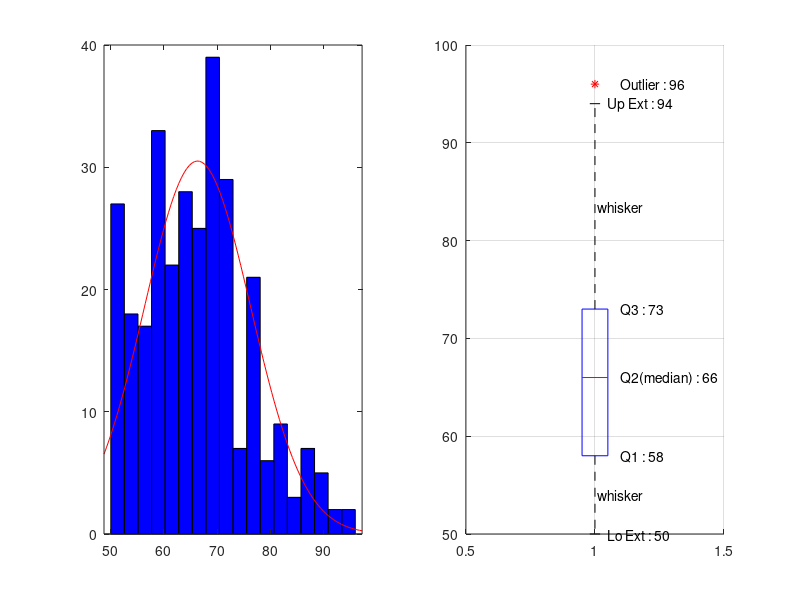

The MATLAB script that drew this image:
% 몇분전부터 대기를 해야 건조기를 사용할 수 있을까
%--------------------------------------------------------------------------------
% 건조기는 0~50까지 random, 만약 0이 되어도 내 세탁기가 안 끝났으면 소용 없음
% 내 앞에 사람이 없을 때는 건조기가 0이고 내 세탁기도 0일 때, 걸리는 시간을 구하면 됨
% 내 앞에 사람이 있다면 가장 시간이 적게 남은 건조기를 선택
% 내 앞에 대기타는 사람 인원 수 만큼 시간이 적게 남은 건조기 후보가 뒤로감.
% 건조기 시간이 끝났는데 가지러 오지 않는 사람 인원 수(건조기 개수 rand해서 random개수만큼 건조기들 선택)
% 가지러 오지 않는 사람들이 늦는 시간 0~5분 random
%---------------------------------------------------------------------------------

data=[50 78 56 72 55 50 66 50 68 60 56 69 68 55 65 68 67 54 70 70 60 86 50 62 52 64 55 56 58 72 73 76 78 70 50 58 60 64 67 73 51 71 57 ...
    58 65 60 62 65 62 62 52 50 53 66 63 56 66 78 56 72 55 66 50 68 60 56 69 68 55 65 68 67 54 70 70 50 60 86 62 52 64 55 56 58 72 73 ...
    76 78 70 74 60 64 67 73 51 71 57 58 65 60 62 65 62 62 52 53 66 63 56 66 69 83 82 68 62 89 70 67 84 76 79 90 68 92 60 86 62 52 64 ...
    55 56 58 72 73 76 78 70 58 60 64 67 73 51 66 69 52 58 73 75 74 87 73 59 62 63 64 78 56 72 75 66 50 69 68 55 65 68 67 54 70 70 50 ...
    60 86 62 52 64 55 56 58 72 73 76 78 82 74 80 92 94 73 51 71 57 58 65 60 62 65 62 62 73 53 66 63 56 66 69 83 82 68 62 89 70 67 84 ...
    68 74 78 96 79 65 69 78 79 58 59 72 69 62 79 50 82 71 58 63 72 83 66 77 62 62 52 53 66 63 76 66 69 83 71 57 58 65 60 62 65 82 68 ...
    62 89 70 67 84 76 79 74 68 88 58 72 73 76 78 70 58 60 64 67 60 86 62 52 64 55 56 73 51 66 69 52 58 73 89 76 78 55 66 50 69 68];

subplot(1,2,1);
histfit(data);

A=sort(data);
n=length(A);

if mod(n,2)==0
    mid=n/2;
    Q2=(A(mid)+A(mid+1))/2; 
    Lo=A(1:mid);
    Up=A(1,(mid+1):n);
else
    mid=(n+1)/2;
    Q2=A(mid);
    Lo=A(1,1:mid);
    Up=A(1,mid:n);
end

Q_n=length(Lo);
if mod(Q_n,2)==0
    mid=Q_n/2;
    Q1=(Lo(mid)+Lo(mid+1))/2;
    Q3=(Up(mid)+Up(mid+1))/2;
else
    mid=(Q_n+1)/2;
    Q1=Lo(mid);
    Q3=Up(mid);
end

IQR=Q3-Q1;
U=Q3+1.5*IQR;
L=Q1-1.5*IQR;
subplot(1,2,2);
hold on

for k=1:n
    if A(k)<=U
        U_ex=A(k);         
    else
        plot(1,A(k),'r*');
        text(1.1,A(k),['Outlier : ',num2str(A(k))]);
    end
    ku=n+1-k;
    if A(ku)>=L
        L_ex=A(ku);
    else
       plot(1,A(ku),'r*');
       text(1.1,A(ku),['Outlier : ',num2str(A(ku))]);
    end
end

plot([0.95 1.05 1.05 0.95 0.95],[Q1 Q1 Q3 Q3 Q1],'b');
plot([0.95 1.05],[Q2 Q2],'r');
text(1.1,Q2,['Q2(median) : ',num2str(Q2)]);
text(1.1,Q3,['Q3 : ',num2str(Q3)]);
text(1.1,Q1,['Q1 : ',num2str(Q1)]);

plot([0.98 1.02],[U_ex U_ex],'k'); 
text(1.05,U_ex,['Up Ext : ',num2str(U_ex)]);
plot([0.98 1.02],[L_ex L_ex],'k'); 
text(1.05,L_ex,['Lo Ext : ',num2str(L_ex)]);
text(1.01,(U_ex+Q3)/2,'whisker');
text(1.01,(L_ex+Q1)/2,'whisker');

plot([1 1],[Q3,U_ex],'k--',[1 1],[Q1,L_ex],'k--');
xlim([0.5 1.5]);
xticks([0.5 1 1.5]);
grid on
hold off

mean(data)
mode(data)
var(data)
std(data)